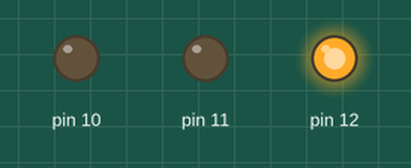
A sketch run on a simulated Arduino Uno, built with avr-gcc and run on an emulated ATmega328P. Shown: output pins drawn as LEDs (lit = HIGH).

Above: at 1.0 s.
At 2.5 s:
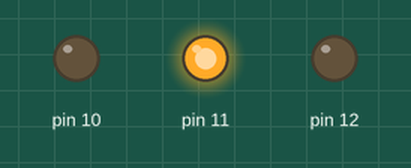
At 5.0 s:
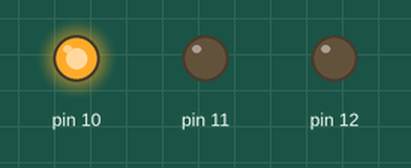
Timing chart, 0 to 9.1 s (numbered marks = the images above):
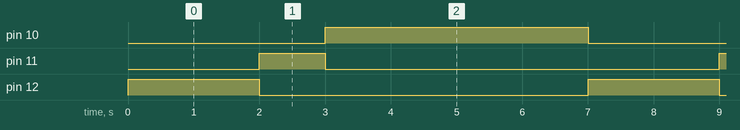

Measured:
- by itself, pin 10: alternates HIGH for 4.0 s and LOW for 3.0 s
- by itself, pin 11: alternates HIGH for 1.0 s and LOW for 6.0 s
- by itself, pin 12: alternates HIGH for 2.0 s and LOW for 5.0 s

The sketch:

2_exerciciopisca.ino
```cpp
void setup() {
  // put your setup code here, to run once:
  pinMode(12, OUTPUT);
  pinMode(11, OUTPUT);
  pinMode(10, OUTPUT);
  //output: Saída
  //INPUT: Entrada
}

void loop() {
  digitalWrite(12, HIGH);
  delay(2000);
  digitalWrite(12, LOW);
  digitalWrite(11, HIGH);
  delay(1000);
  digitalWrite(11, LOW);
  digitalWrite(10, HIGH);
  delay(4000);
  digitalWrite(10, LOW);
}
```
